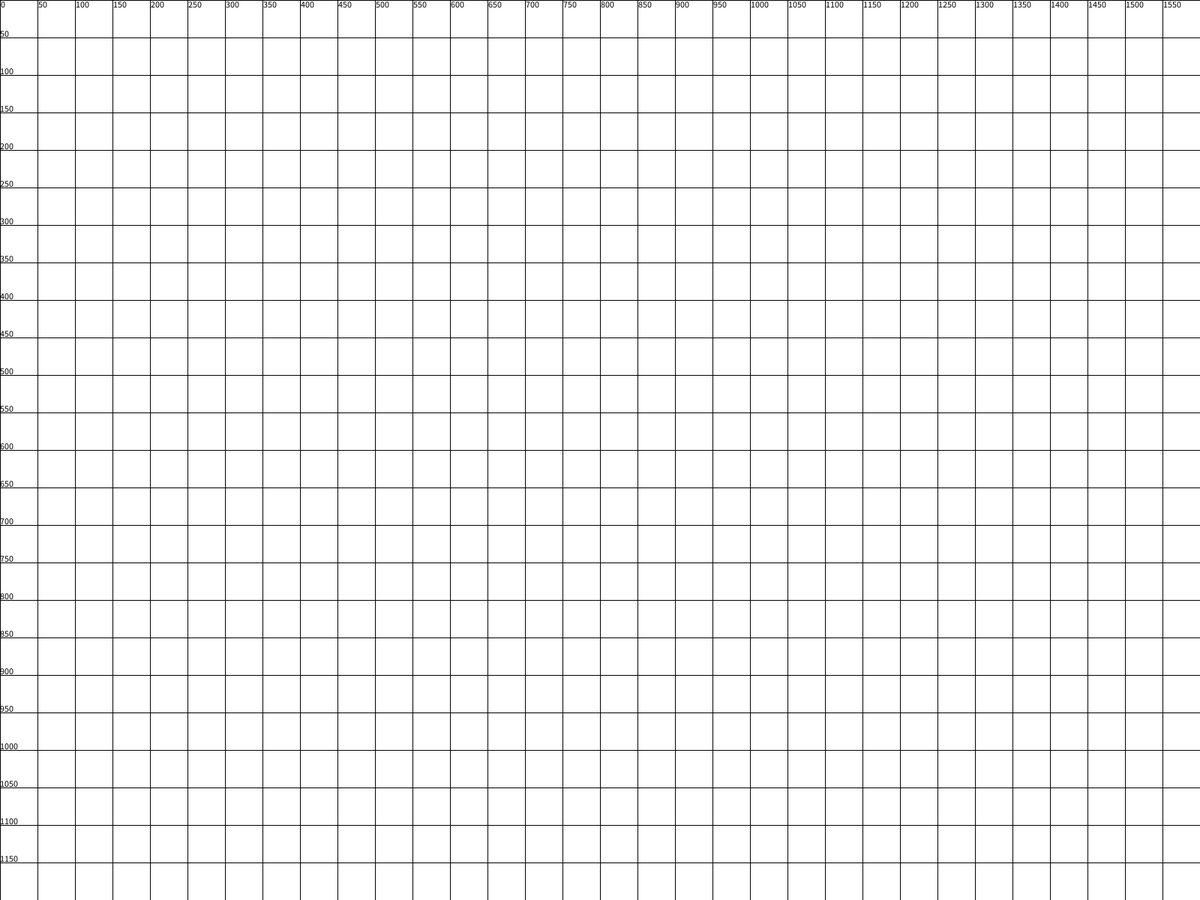
Frame 1 (no input)
Frame 60 (the mouse pressed at the canvas centre just before this capture): identical to frame 1, image omitted
Frame 120 (the mouse held since frame 60 and released just before this capture): identical to frame 1, image omitted

The Processing sketch that drew this single still picture (run headless with seeded random() and noise(); from frame 60 on, the mouse is pressed at the canvas centre):

// Processing sketch: sketch_180810a
// ── sketch_180810a.pde
void setup() {
  fullScreen();
  background(255);
  
  fill(0);
  for (int i = 0; i < width; i += 50) {
    line(i, 0, i, height);
    text(i, i + 1, 10);
  }  
  
  for (int i = 0; i < height; i += 50) {
    line(0, i, width, i);
    text(i, 0, i - 1);
  }  
}

void draw() {
}

void mousePressed() {
  ellipse(mouseX, mouseY, 4, 4);
  text( "x: " + mouseX + " y: " + mouseY, mouseX + 2, mouseY );  
}
